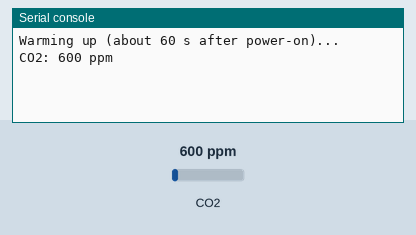
Simulated run of this program. Board: Raspberry Pi Pico running MicroPython. Parts: the last lines printed to the serial console. The test bench sets the inputs (shaded band); at power-on: CO2 600 ppm.

Above: at 1.2 s.
1.3 s: CO2 set to 452 ppm
At 6.5 s:
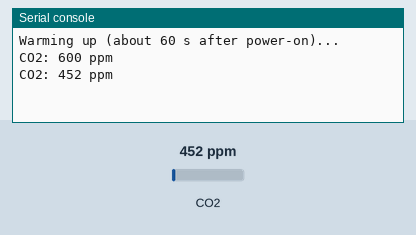
7.5 s: CO2 set to 1050 ppm
At 11.7 s:
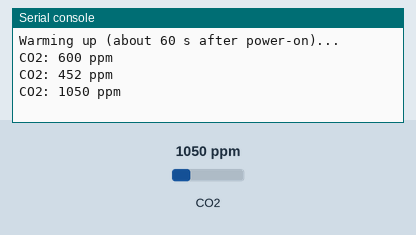
Timing chart, 0 to 13.2 s (numbered marks = the images above; inputs shaded):
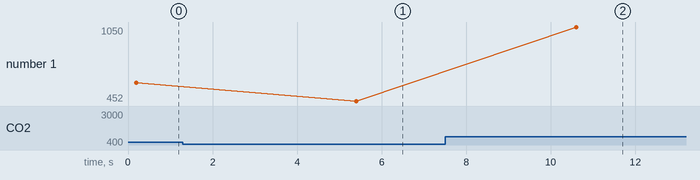

Measured:
- after the input at 1.3 s, the serial console: prints a new line after 4.1 s (image 1)
- after the input at 7.5 s, the serial console: prints a new line after 3.1 s (image 2)
- plotted number 1: 600 → 452 after the input at 1.3 s, 452 → 1050 after the input at 7.5 s

The program:

example.py
```python
# Uses MicroPython on a Pico (UART0) to send the MH-Z19C read command, validate the checksum, and print CO2 concentration in ppm to the REPL every few seconds.
#
# Buy this module: https://shillehtek.com/products/co2-sensor-mh-z19c-ndir-module
# Full manual: https://shillehtek.com/blogs/shillehtek-product-manuals/co2-sensor-mh-z19c-ndir-module-manual
# More examples: https://github.com/shillehbean/shillehtek-examples
#

# MH-Z19C CO2 Sensor - Pico MicroPython Example (raw UART protocol)
# Sensor Tx -> GP1 (UART0 RX), Sensor Rx -> GP0 (UART0 TX), Vin -> VBUS

from machine import UART, Pin
import time

uart = UART(0, baudrate=9600, tx=Pin(0), rx=Pin(1), timeout=500)

READ_CMD = bytes([0xFF, 0x01, 0x86, 0x00, 0x00, 0x00, 0x00, 0x00, 0x79])

print("Warming up (about 60 s after power-on)...")

while True:
    # Clear any stale bytes, then request a reading
    while uart.any():
        uart.read()
    uart.write(READ_CMD)
    time.sleep_ms(200)

    response = uart.read(9)

    if response and len(response) == 9 and \
       response[0] == 0xFF and response[1] == 0x86:
        checksum = (0xFF - (sum(response[1:8]) & 0xFF) + 1) & 0xFF
        if checksum == response[8]:
            ppm = response[2] * 256 + response[3]
            print("CO2:", ppm, "ppm")
        else:
            print("Checksum error - reading discarded")
    else:
        print("No response - check wiring and 5V supply")

    time.sleep(5)
```
